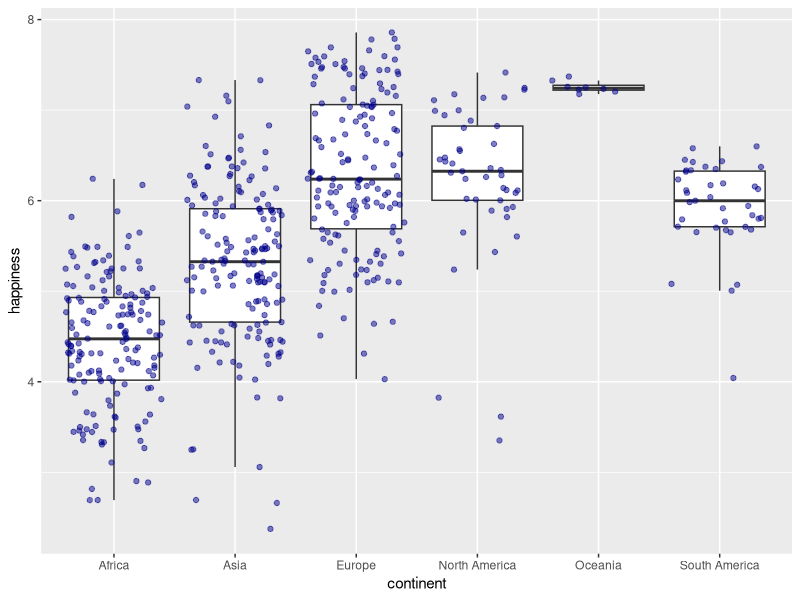
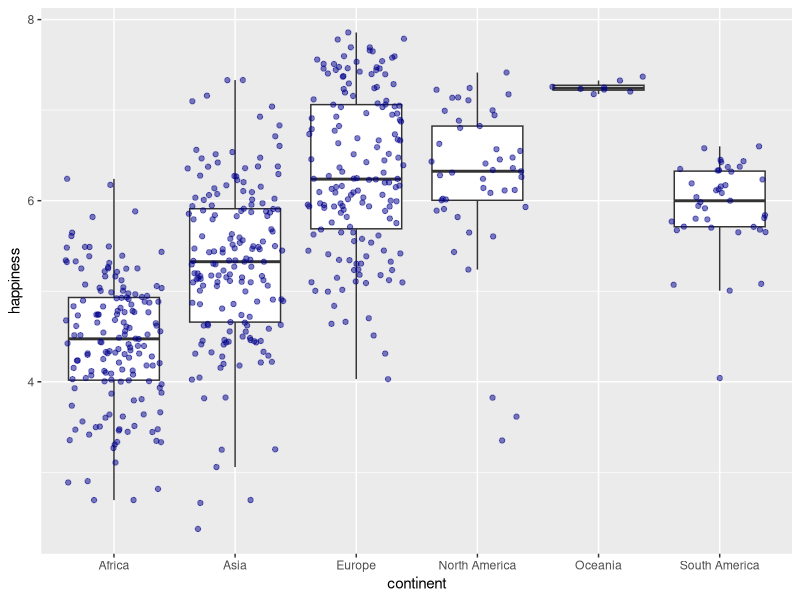
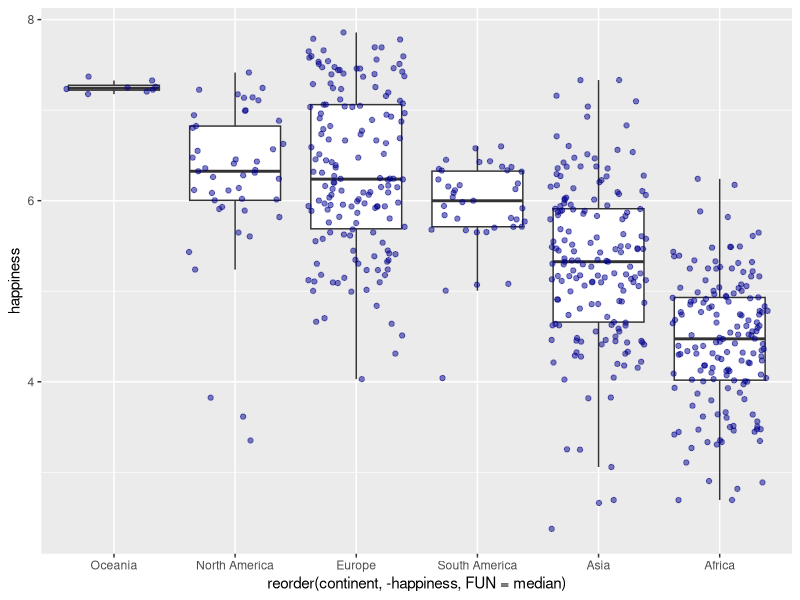
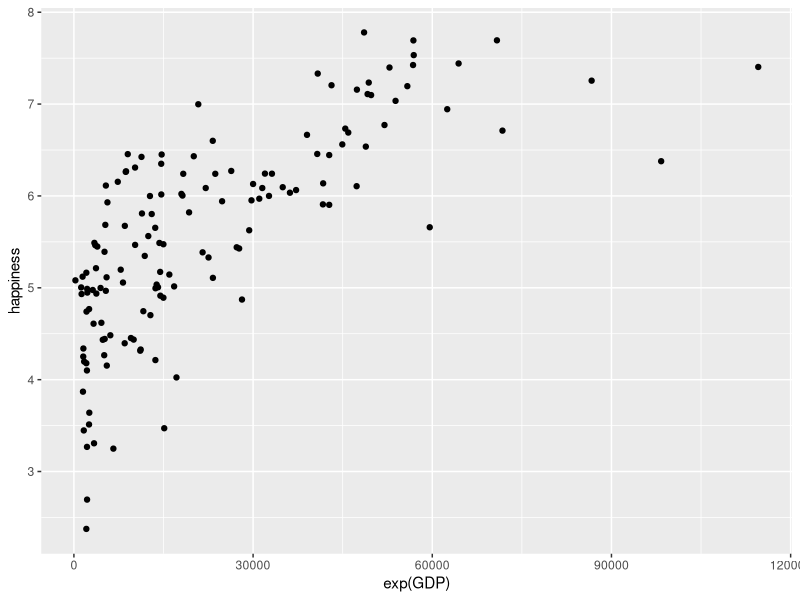
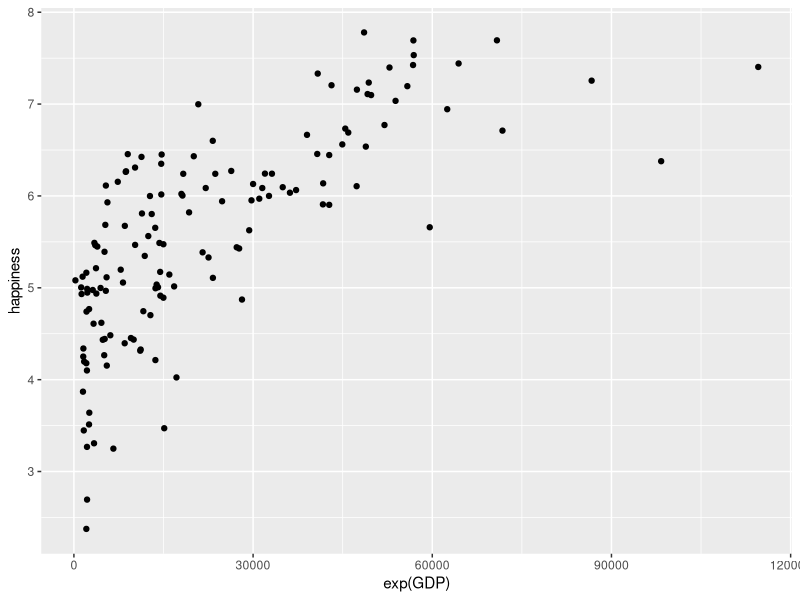
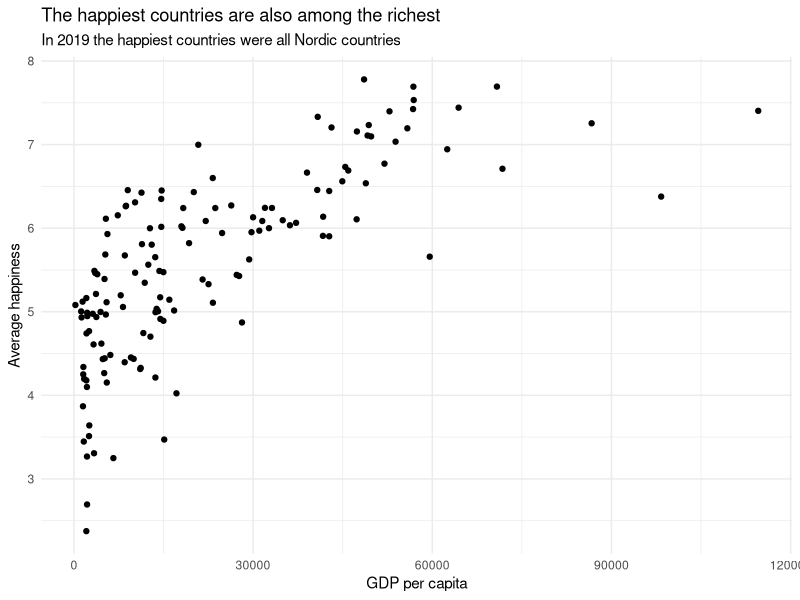
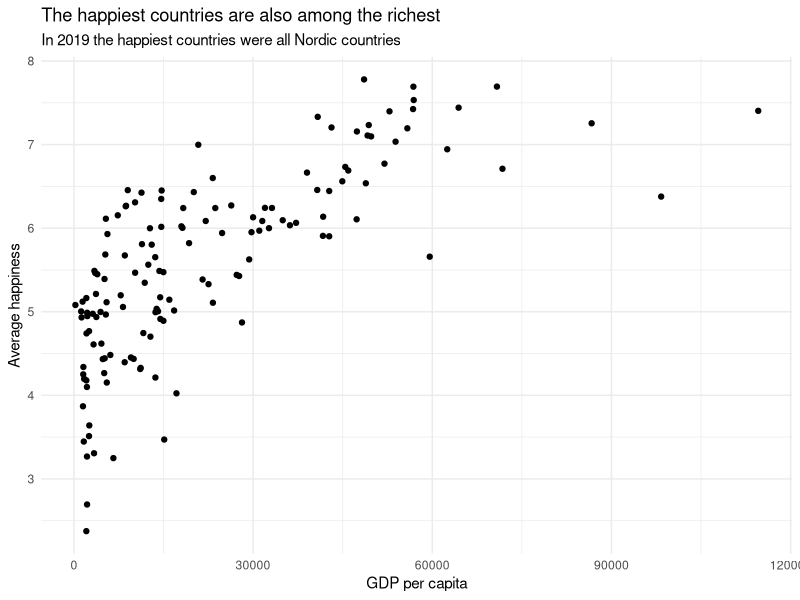
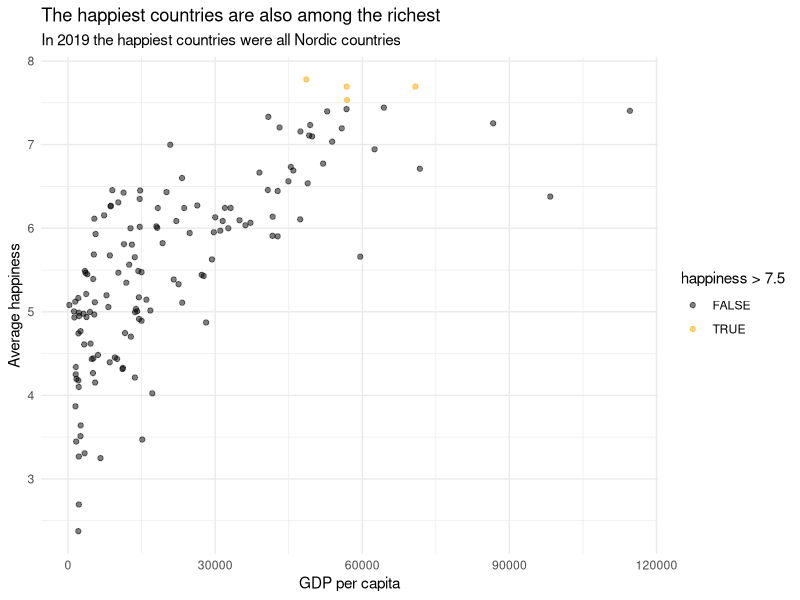

Generate these figures, in order, with R:
## ---- chunk 1
knitr::opts_chunk$set(echo = TRUE)
## ---- chunk 2


## ---- chunk 3
# Install packages. You only need to do this once on a given machine
install.packages('tidyverse', 'ggrepel') 

# Load packages. Everytime you open a new workspace.
library(tidyverse)
library(ggrepel)

## ---- chunk 4

## ---- chunk 5

#you will need to direct this to your own folder using the file path. Or by going to the "session" menu, selecting "set working directory" and navigating to the appropriate folder
setwd("/Users/lmn7/Downloads/ggplot2_workshop-main")

happy = read.csv("Happiness.csv")
str(happy)

happy$country_name <- as.factor(happy$country_name)
happy$continent <- as.factor(happy$continent)
## ---- chunk 6


## ---- chunk 7
ggplot(happy, aes(continent, happiness))+
  geom_boxplot(outlier.shape=NA)+
  geom_jitter(alpha=.5, col='darkblue')

## ---- chunk 8
ggplot(happy, aes(continent, happiness))+
  geom_boxplot(outlier.shape=NA)+
  geom_jitter(alpha=.5, col='darkblue')
## ---- chunk 9
ggplot(happy, 
       aes(reorder(continent, -happiness, FUN=median), happiness))+
  geom_boxplot(outlier.shape=NA)+
  geom_jitter(alpha=.5, col='darkblue')
## ---- chunk 10




## ---- chunk 11
ggplot(happy %>% filter(year==2019), 
       aes(exp(GDP), happiness))+
  geom_point()
## ---- chunk 12

ggplot(happy %>% filter(year==2019), aes(exp(GDP), happiness))+
    geom_point()

## ---- chunk 13
ggplot(happy %>% filter(year==2019), 
       aes(exp(GDP), happiness))+
  geom_point() +
  labs(x='GDP per capita', y='Average happiness',title= 'The happiest countries are also among the richest', subtitle='In 2019 the happiest countries were all Nordic countries')+
  theme_minimal()
## ---- chunk 14
ggplot(happy %>% filter(year==2019), 
       aes(exp(GDP), happiness))+
  geom_point()+
  labs(x='GDP per capita', y='Average happiness',title= 'The happiest countries are also among the richest', subtitle='In 2019 the happiest countries were all Nordic countries')+
  theme_minimal()

## ---- chunk 15
prettyColors = c('black','orange')

ggplot(happy %>% filter(year==2019), 
       aes(exp(GDP), happiness))+
  geom_point(aes(col=happiness>7.5), alpha=0.5) +
  labs(x='GDP per capita', y='Average happiness',title= 'The happiest countries are also among the richest', subtitle='In 2019 the happiest countries were all Nordic countries')+
  theme_minimal()+
  scale_color_manual(values = prettyColors)


## ---- chunk 16
prettyColors = c('black','orange')

ggplot(happy, aes(exp(GDP), happiness))+
  geom_point(aes(col=happiness>7.5)) +
  labs(x='GDP per capita', y='Average happiness',title= 'The happiest countries are also among the richest', subtitle='In 2019 the happiest countries were all Nordic countries')+
  theme_minimal()+
  scale_color_manual(values = prettyColors)

## ---- chunk 17

prettyColors = c('black','orange')

happy19 = happy %>% filter(year==2019)

ggplot(happy19, aes(exp(GDP), happiness))+
  geom_point(aes(col=happiness>7.5), size=2) +
  labs(x='GDP per capita', y='Average happiness',title= 'The happiest countries are also among the richest', subtitle='In 2019 the happiest countries were all Nordic countries')+
  scale_color_manual(values = prettyColors)+
  geom_text_repel(data=happy19 %>% filter(happiness >7.5), 
                  aes(x=exp(GDP), y=happiness,
                      label=country_name), col='orange')+
  theme_minimal()



